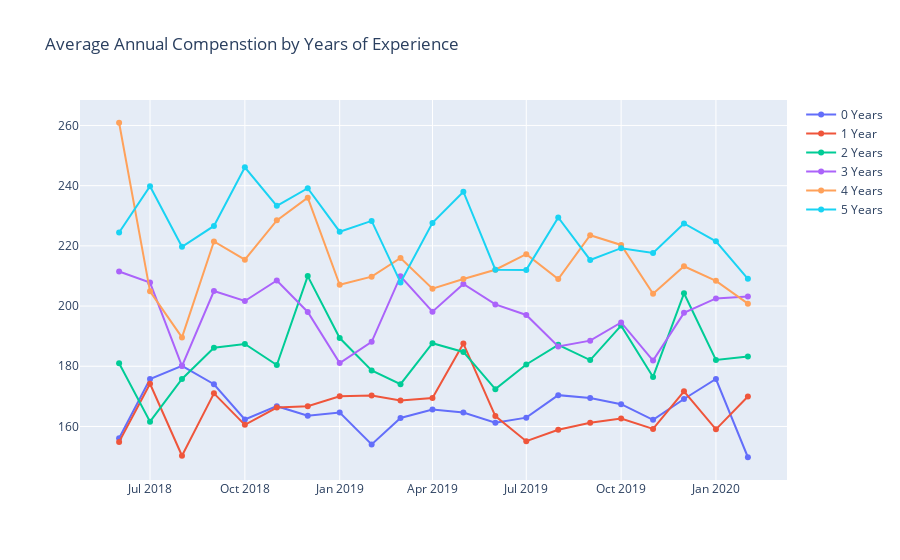

Here is the notebook cell this chart was saved with:
### Code cell
fig = go.Figure()

fig.add_trace(go.Scatter(x=df_experience[df_experience['YearsExp'] == 0]['SubmitDate'],
                         y=df_experience[df_experience['YearsExp'] == 0]['Mean'],
                         mode='lines+markers',
                         name='0 Years'))

fig.add_trace(go.Scatter(x=df_experience[df_experience['YearsExp'] == 1]['SubmitDate'],
                         y=df_experience[df_experience['YearsExp'] == 1]['Mean'],
                         mode='lines+markers',
                         name='1 Year'))

fig.add_trace(go.Scatter(x=df_experience[df_experience['YearsExp'] == 2]['SubmitDate'],
                         y=df_experience[df_experience['YearsExp'] == 2]['Mean'],
                         mode='lines+markers',
                         name='2 Years'))

fig.add_trace(go.Scatter(x=df_experience[df_experience['YearsExp'] == 3]['SubmitDate'],
                         y=df_experience[df_experience['YearsExp'] == 3]['Mean'],
                         mode='lines+markers',
                         name='3 Years'))

fig.add_trace(go.Scatter(x=df_experience[df_experience['YearsExp'] == 4]['SubmitDate'],
                         y=df_experience[df_experience['YearsExp'] == 4]['Mean'],
                         mode='lines+markers',
                         name='4 Years'))

fig.add_trace(go.Scatter(x=df_experience[df_experience['YearsExp'] == 5]['SubmitDate'],
                         y=df_experience[df_experience['YearsExp'] == 5]['Mean'],
                         mode='lines+markers',
                         name='5 Years'))




fig.update_layout(title='Average Annual Compenstion by Years of Experience')

fig.show()

### Figure 1 — Plotly figure (JSON) as saved in the notebook; plotly's stock layout.template omitted (floating-point values rounded to 4 significant figures)
{"data": [{"mode": "lines+markers", "name": "0 Years", "type": "scatter", "x": ["2018-06-01T00:00:00", "2018-07-01T00:00:00", "2018-08-01T00:00:00", "2018-09-01T00:00:00", "2018-10-01T00:00:00", "2018-11-01T00:00:00", "2018-12-01T00:00:00", "2019-01-01T00:00:00", "2019-02-01T00:00:00", "2019-03-01T00:00:00", "2019-04-01T00:00:00", "2019-05-01T00:00:00", "2019-06-01T00:00:00", "2019-07-01T00:00:00", "2019-08-01T00:00:00", "2019-09-01T00:00:00", "2019-10-01T00:00:00", "2019-11-01T00:00:00", "2019-12-01T00:00:00", "2020-01-01T00:00:00", "2020-02-01T00:00:00"], "y": [156.1, 175.8, 180.1, 174.0, 162.3, 166.7, 163.6, 164.6, 154.0, 162.8, 165.7, 164.6, 161.3, 162.9, 170.4, 169.4, 167.4, 162.2, 169.1, 175.8, 149.8]}, {"mode": "lines+markers", "name": "1 Year", "type": "scatter", "x": ["2018-06-01T00:00:00", "2018-07-01T00:00:00", "2018-08-01T00:00:00", "2018-09-01T00:00:00", "2018-10-01T00:00:00", "2018-11-01T00:00:00", "2018-12-01T00:00:00", "2019-01-01T00:00:00", "2019-02-01T00:00:00", "2019-03-01T00:00:00", "2019-04-01T00:00:00", "2019-05-01T00:00:00", "2019-06-01T00:00:00", "2019-07-01T00:00:00", "2019-08-01T00:00:00", "2019-09-01T00:00:00", "2019-10-01T00:00:00", "2019-11-01T00:00:00", "2019-12-01T00:00:00", "2020-01-01T00:00:00", "2020-02-01T00:00:00"], "y": [154.9, 174.2, 150.3, 171, 160.5, 166.3, 166.7, 170.0, 170.3, 168.6, 169.4, 187.5, 163.5, 155.1, 158.9, 161.2, 162.6, 159.2, 171.7, 159.0, 170.0]}, {"mode": "lines+markers", "name": "2 Years", "type": "scatter", "x": ["2018-06-01T00:00:00", "2018-07-01T00:00:00", "2018-08-01T00:00:00", "2018-09-01T00:00:00", "2018-10-01T00:00:00", "2018-11-01T00:00:00", "2018-12-01T00:00:00", "2019-01-01T00:00:00", "2019-02-01T00:00:00", "2019-03-01T00:00:00", "2019-04-01T00:00:00", "2019-05-01T00:00:00", "2019-06-01T00:00:00", "2019-07-01T00:00:00", "2019-08-01T00:00:00", "2019-09-01T00:00:00", "2019-10-01T00:00:00", "2019-11-01T00:00:00", "2019-12-01T00:00:00", "2020-01-01T00:00:00", "2020-02-01T00:00:00"], "y": [181, 161.6, 175.8, 186.1, 187.4, 180.4, 210.0, 189.4, 178.6, 174.0, 187.7, 184.8, 172.4, 180.6, 187.1, 182.1, 193.5, 176.4, 204.2, 182.1, 183.3]}, {"mode": "lines+markers", "name": "3 Years", "type": "scatter", "x": ["2018-06-01T00:00:00", "2018-07-01T00:00:00", "2018-08-01T00:00:00", "2018-09-01T00:00:00", "2018-10-01T00:00:00", "2018-11-01T00:00:00", "2018-12-01T00:00:00", "2019-01-01T00:00:00", "2019-02-01T00:00:00", "2019-03-01T00:00:00", "2019-04-01T00:00:00", "2019-05-01T00:00:00", "2019-06-01T00:00:00", "2019-07-01T00:00:00", "2019-08-01T00:00:00", "2019-09-01T00:00:00", "2019-10-01T00:00:00", "2019-11-01T00:00:00", "2019-12-01T00:00:00", "2020-01-01T00:00:00", "2020-02-01T00:00:00"], "y": [211.5, 207.8, 180.1, 205.0, 201.7, 208.5, 198.0, 181.1, 188.1, 209.9, 198.1, 207.4, 200.5, 197.0, 186.6, 188.5, 194.6, 181.9, 197.7, 202.5, 203.2]}, {"mode": "lines+markers", "name": "4 Years", "type": "scatter", "x": ["2018-06-01T00:00:00", "2018-07-01T00:00:00", "2018-08-01T00:00:00", "2018-09-01T00:00:00", "2018-10-01T00:00:00", "2018-11-01T00:00:00", "2018-12-01T00:00:00", "2019-01-01T00:00:00", "2019-02-01T00:00:00", "2019-03-01T00:00:00", "2019-04-01T00:00:00", "2019-05-01T00:00:00", "2019-06-01T00:00:00", "2019-07-01T00:00:00", "2019-08-01T00:00:00", "2019-09-01T00:00:00", "2019-10-01T00:00:00", "2019-11-01T00:00:00", "2019-12-01T00:00:00", "2020-01-01T00:00:00", "2020-02-01T00:00:00"], "y": [260.9, 204.9, 189.6, 221.5, 215.4, 228.5, 236, 207.1, 209.8, 216.0, 205.8, 209, 212.1, 217.2, 209.0, 223.5, 220.3, 204.1, 213.2, 208.4, 200.8]}, {"mode": "lines+markers", "name": "5 Years", "type": "scatter", "x": ["2018-06-01T00:00:00", "2018-07-01T00:00:00", "2018-08-01T00:00:00", "2018-09-01T00:00:00", "2018-10-01T00:00:00", "2018-11-01T00:00:00", "2018-12-01T00:00:00", "2019-01-01T00:00:00", "2019-02-01T00:00:00", "2019-03-01T00:00:00", "2019-04-01T00:00:00", "2019-05-01T00:00:00", "2019-06-01T00:00:00", "2019-07-01T00:00:00", "2019-08-01T00:00:00", "2019-09-01T00:00:00", "2019-10-01T00:00:00", "2019-11-01T00:00:00", "2019-12-01T00:00:00", "2020-01-01T00:00:00", "2020-02-01T00:00:00"], "y": [224.4, 239.8, 219.7, 226.6, 246.1, 233.3, 239.1, 224.7, 228.3, 207.9, 227.6, 238, 212.1, 212.0, 229.4, 215.3, 219.2, 217.6, 227.4, 221.5, 209.0]}], "layout": {"title": {"text": "Average Annual Compenstion by Years of Experience"}}}
